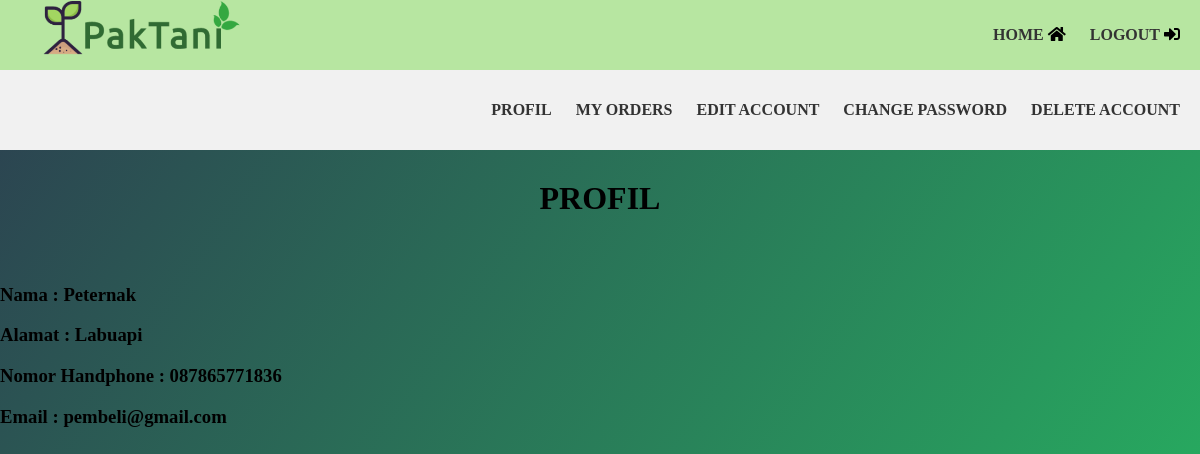
The app's page /VIEW/USER/PEMBELI/profile.php (signed in), older data.
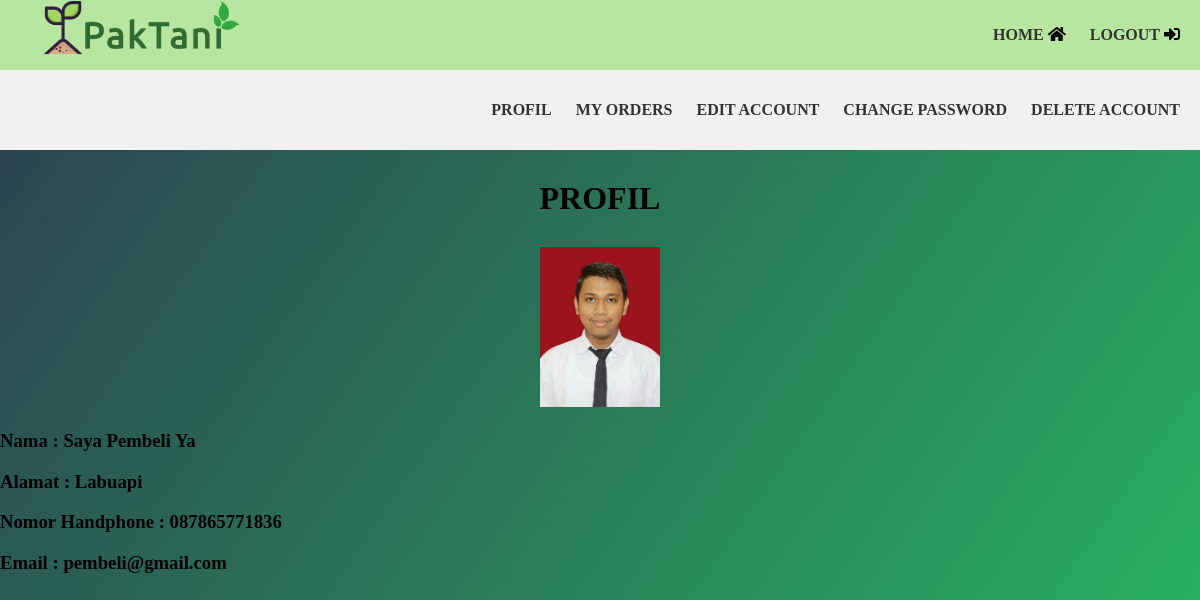
The same page, newer data.
### tables this page shows
CREATE TABLE `pembeli` (
  `id_pembeli` int(11) NOT NULL,
  `nama` varchar(255) NOT NULL,
  `password` varchar(255) NOT NULL,
  `alamat` varchar(255) NOT NULL,
  `no_hp` varchar(255) NOT NULL,
  `email` varchar(255) NOT NULL,
  `gambar` varchar(255) NOT NULL,
  `id_admin` int(11) NOT NULL
);

### CONTROLLER/action_pembeli.php (called while the page is built, shortened)
<?php
$conn = mysqli_connect("localhost", "root", "", "petanidb");
function thisquery($query)
{
    global $conn;
    $result = mysqli_query($conn, $query);
    $rows  = [];
    while ($row = mysqli_fetch_array($result)) {
        $rows[] = $row;
    }
    return $rows;
}

### VIEW/USER/PEMBELI/profile.php (the view, shortened to what this page needs)
<?php
include '../../../CONTROLLER/action_pembeli.php';
$id = $_SESSION['id'];
$data = thisquery("SELECT * FROM pembeli WHERE id_pembeli = $id")[0];
?>
<!DOCTYPE html>
<html>
<head>
    <link rel="stylesheet" href="../../CSS/main.css">
    <link rel="stylesheet" href="https://use.fontawesome.com/releases/v5.8.2/css/all.css">
</head>
<body>
    <div class="subnavbar">
        <div class="logo">
        </div>
        <div class="menu">
            <a href="indexpembeli.php">Home</a>
            <i class="fas fa-home"></i>
            <a href="../../../CONTROLLER/logout.php">Logout</a>
            <i class="fas fa-sign-in-alt"></i>
        </div>
    </div>
    <div class="navbar">
        <div class="menu">
            <a href="profile.php">Profil</a>
            <a href="my_orders.php">My Orders</a>
            <a href="edit_account.php">Edit Account</a>
            <a href="change_pass.php">Change Password</a>
            <a href="delete_account.php">Delete Account</a>
        </div>
    </div>
    <div class="tubuh">
        <h2>Profil</h2>
        <center>
            <img src="../../IMAGE/images_pembeli/<?php echo $data["gambar"] ?>" alt="" width="120">
        </center>
        <h3>Nama : <?php echo $data["nama"] ?></h3>
        <h3>Alamat : <?php echo $data["alamat"] ?></h3>
        <h3>Nomor Handphone : <?php echo $data["no_hp"] ?></h3>
        <h3>Email : <?php echo $data["email"] ?></h3>
    </div>
</body>
</html>

### VIEW/CSS/main.css (style rules this page uses)
body { margin: 0; padding: 0; font-family: "montserrat"; background-image: linear-gradient(125deg, #2c3e50, #27ae60, #2980b9, #e74c3c, #8e44ad); background-size: 400% 400%; animation: bganimation 15s infinite; }
h2 { color: BLACK; text-align: center; font-family: "montserrat"; text-transform: uppercase; margin: 30px 0; font-size: 32px; }
.subnavbar { position: relative; height: 70px; overflow: hidden; top: 0; display: flex; align-items: center; background: #b7e6a1; width: 100%; }
.navbar { position: relative; height: 80px; overflow: hidden; top: 0; display: flex; align-items: center; background: #f1f1f1; width: 100%; }
.logo { background: url(../IMAGE/logo.png) no-repeat 50% 50%; background-size: contain; width: 220px; height: 200px; float: left; margin-left: 20px; }
.menu { position: absolute; right: 20px; }
.menu a { color: #333; text-decoration: none; font-weight: 700; margin-left: 20px; transition: color 0.3s; text-transform: uppercase; }

### VIEW/USER/PEMBELI/profile.php (style rules this page uses)
.tubuh { width: 100%; height: 400px; }

Row changes from the older to the newer data that the page shows:
changed pembeli "Labuapi": gambar: picture added; nama "Peternak" → "Saya Pembeli Ya"
